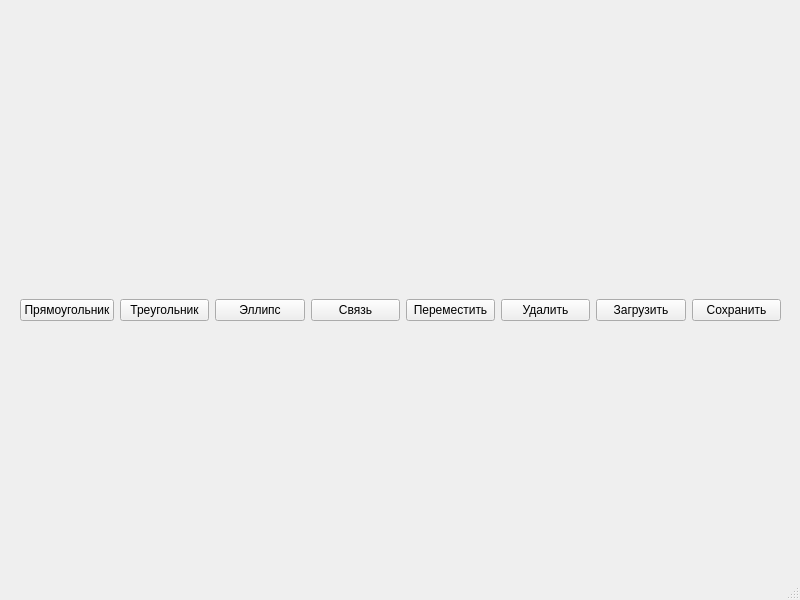
<?xml version="1.0" encoding="UTF-8"?>
<ui version="4.0">
 <class>MainWindow</class>
 <widget class="QMainWindow" name="MainWindow">
  <property name="geometry">
   <rect>
    <x>0</x>
    <y>0</y>
    <width>800</width>
    <height>600</height>
   </rect>
  </property>
  <property name="windowTitle">
   <string>MainWindow</string>
  </property>
  <widget class="QWidget" name="centralwidget">
   <widget class="QWidget" name="verticalLayoutWidget">
    <property name="geometry">
     <rect>
      <x>20</x>
      <y>50</y>
      <width>761</width>
      <height>521</height>
     </rect>
    </property>
    <layout class="QVBoxLayout" name="verticalLayout">
     <item>
      <layout class="QHBoxLayout" name="horizontalLayout">
       <item>
        <widget class="QPushButton" name="rectButton">
         <property name="text">
          <string>Прямоугольник</string>
         </property>
        </widget>
       </item>
       <item>
        <widget class="QPushButton" name="triangleButton">
         <property name="text">
          <string>Треугольник</string>
         </property>
        </widget>
       </item>
       <item>
        <widget class="QPushButton" name="ellipseButton">
         <property name="text">
          <string>Эллипс</string>
         </property>
        </widget>
       </item>
       <item>
        <widget class="QPushButton" name="lineButton">
         <property name="text">
          <string>Связь</string>
         </property>
        </widget>
       </item>
       <item>
        <widget class="QPushButton" name="moveButton">
         <property name="text">
          <string>Переместить</string>
         </property>
        </widget>
       </item>
       <item>
        <widget class="QPushButton" name="deleteButton">
         <property name="text">
          <string>Удалить</string>
         </property>
        </widget>
       </item>
       <item>
        <widget class="QPushButton" name="loadButton">
         <property name="text">
          <string>Загрузить</string>
         </property>
        </widget>
       </item>
       <item>
        <widget class="QPushButton" name="saveButton">
         <property name="text">
          <string>Сохранить</string>
         </property>
        </widget>
       </item>
      </layout>
     </item>
    </layout>
   </widget>
  </widget>
  <widget class="QStatusBar" name="statusbar"/>
 </widget>
 <resources/>
 <connections/>
</ui>
